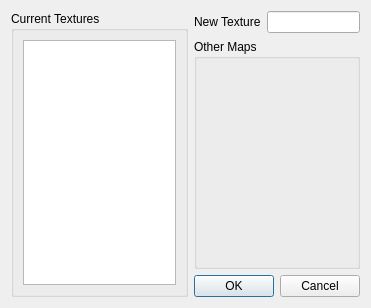
<?xml version="1.0" encoding="UTF-8"?>
<ui version="4.0">
 <class>fso::fred::dialogs::PropTextureReplacementDialog</class>
 <widget class="QDialog" name="fso::fred::dialogs::PropTextureReplacementDialog">
  <property name="geometry">
   <rect>
    <x>0</x>
    <y>0</y>
    <width>371</width>
    <height>308</height>
   </rect>
  </property>
  <property name="windowTitle">
   <string>Texture Replacement</string>
  </property>
  <property name="modal">
   <bool>true</bool>
  </property>
  <layout class="QHBoxLayout" name="horizontalLayout">
   <item>
    <widget class="QGroupBox" name="currentTextureGroupBox">
     <property name="title">
      <string>Current Textures</string>
     </property>
     <layout class="QHBoxLayout" name="horizontalLayout_2">
      <item>
       <widget class="QListView" name="TexturesList"/>
      </item>
     </layout>
    </widget>
   </item>
   <item>
    <layout class="QVBoxLayout" name="newTexturesLayout">
     <item>
      <layout class="QGridLayout" name="mainTextureLayout">
       <item row="1" column="2">
        <widget class="QLineEdit" name="newTextureLineEdit"/>
       </item>
       <item row="1" column="0">
        <widget class="QLabel" name="newTextureLabel">
         <property name="text">
          <string>New Texture</string>
         </property>
        </widget>
       </item>
      </layout>
     </item>
     <item>
      <widget class="QGroupBox" name="subTextureBox">
       <property name="title">
        <string>Other Maps</string>
       </property>
       <layout class="QGridLayout" name="gridLayout_2"/>
      </widget>
     </item>
     <item>
      <widget class="QDialogButtonBox" name="buttonBox">
       <property name="standardButtons">
        <set>QDialogButtonBox::Cancel|QDialogButtonBox::Ok</set>
       </property>
      </widget>
     </item>
    </layout>
   </item>
  </layout>
 </widget>
 <resources>
  <include location="../resources/resources.qrc"/>
 </resources>
 <connections/>
</ui>
